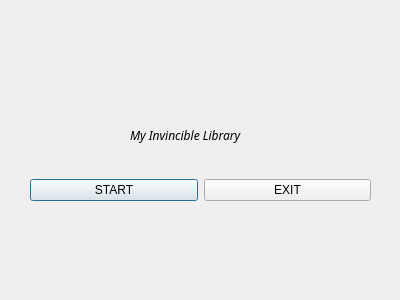
<?xml version="1.0" encoding="UTF-8"?>
<ui version="4.0">
 <class>MainWindow</class>
 <widget class="QDialog" name="MainWindow">
  <property name="geometry">
   <rect>
    <x>0</x>
    <y>0</y>
    <width>400</width>
    <height>300</height>
   </rect>
  </property>
  <property name="windowTitle">
   <string>Dialog</string>
  </property>
  <widget class="QWidget" name="horizontalLayoutWidget">
   <property name="geometry">
    <rect>
     <x>30</x>
     <y>150</y>
     <width>341</width>
     <height>80</height>
    </rect>
   </property>
   <layout class="QHBoxLayout" name="horizontalLayout">
    <item>
     <widget class="QPushButton" name="pushButton_2">
      <property name="text">
       <string>START</string>
      </property>
     </widget>
    </item>
    <item>
     <widget class="QPushButton" name="pushButton">
      <property name="text">
       <string>EXIT</string>
      </property>
     </widget>
    </item>
   </layout>
  </widget>
  <widget class="QLabel" name="label">
   <property name="geometry">
    <rect>
     <x>130</x>
     <y>110</y>
     <width>221</width>
     <height>51</height>
    </rect>
   </property>
   <property name="font">
    <font>
     <family>Umpush</family>
     <italic>true</italic>
    </font>
   </property>
   <property name="text">
    <string>My Invincible Library</string>
   </property>
   <property name="textFormat">
    <enum>Qt::AutoText</enum>
   </property>
  </widget>
 </widget>
 <resources/>
 <connections/>
</ui>
